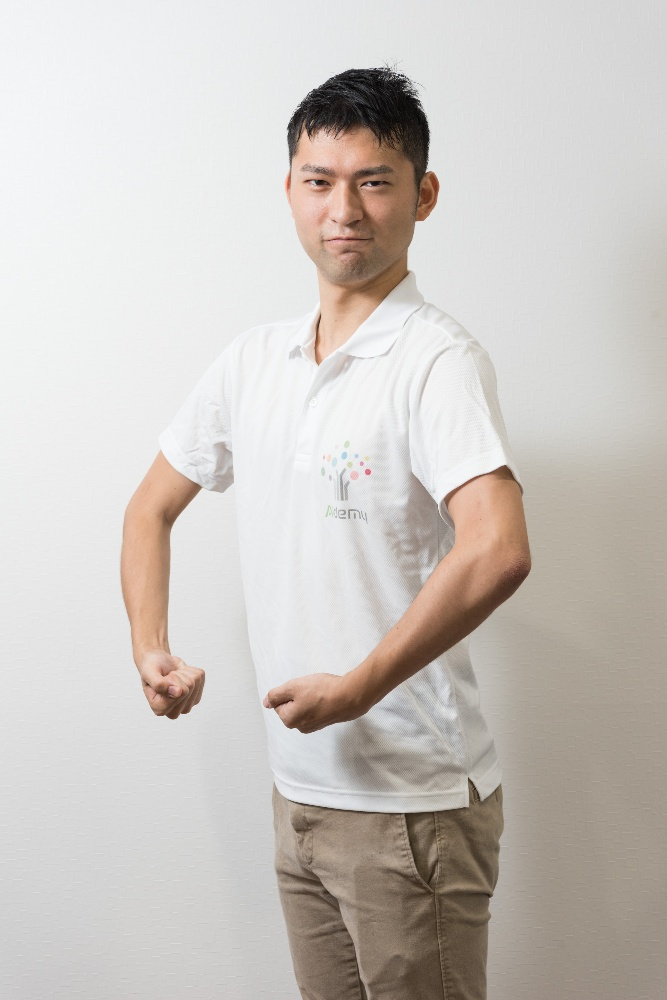
#> input picture 4050_data_cleansing/cleansing_data/sample.jpg, 667 x 1000 px
$ jupyter execute chapter3.ipynb   (shell and % lines are left out)
#> lines starting #> are read from the running program, lines starting #| are printed output that depends on the picture; after the words box and inside, x2 and y2 are one past the last pixel; in counts of white or black regions, pixels touching at a corner belong together
#  OpenCVの利用と画像データの前処理

- **[3.1 画像データの基礎](#3.1-画像データの基礎)**
    - **[3.1.1 RGBデータ](#3.1.1-RGBデータ)**
    - **[3.1.2 画像データのフォーマット](#3.1.2-画像データのフォーマット)**
    - **[3.1.3 透過データ](#3.1.3-透過データ)**
<br><br>
- **[3.2 OpenCVの基礎](#3.2-OpenCVの基礎)**
    - **[3.2.1 画像の読み込み・表示](#3.2.1-画像の読み込み・表示)**
    - **[3.2.2 画像の作成・保存](#3.2.2-画像の作成・保存)**
    - **[3.2.3 トリミングとリサイズ](#3.2.3-トリミングとリサイズ)**
    - **[3.2.4 回転・反転](#3.2.4-回転・反転)**
    - **[3.2.5 色調変換・色反転](#3.2.5-色調変換・色反転)**
<br><br>
- **[3.3 OpenCVの利用](#3.3-OpenCVの利用)**
    - **<a href = "#3.3.1-閾値処理(二値化)">3.3.1 閾値処理(二値化)</a>**
    - **[3.3.2 マスキング](#3.3.2-マスキング)**
    - **[3.3.3 ぼかし・モザイク](#3.3.3-ぼかし・モザイク)**
    - **[3.3.4 ノイズ除去](#3.3.4-ノイズ除去)**
    - **[3.3.5 膨張・収縮](#3.3.5-膨張・収縮)**
- **[3.5 添削問題](#3.5-添削問題)**

***

## <font color="Red"><重要>本講座を開始する前にこちらのコードを実行してください。</font>

[cell 1]
import matplotlib.pyplot as plt
import cv2
import numpy as np
import time
def aidemy_imshow(name, img):
    b,g,r = cv2.split(img)
    img = cv2.merge([r,g,b])
    plt.imshow(img)
    plt.show()


cv2.imshow = aidemy_imshow

## 3.1 画像データの基礎

### 3.1.1 RGBデータ

実はコンピュータ上ではたった3色の組み合わせでおおよそ全ての色を表現できます。これを「光の三原色」と言い、赤（Red）緑（Green）青（Blue）の3色です。余談になりますが、プリンターはCMYK、つまりシアン、マゼンダ、イエロー、ブラックを混ぜて色を表現する事が多いです。パソコンのディスプレイは光の発光を利用して色を表現しますが、印刷物は光の吸収を利用して色を表現するためこのような違いがでるのです。<br>
<br>
さて、コンピュータは画像を点の集まりとして扱っています。この点は**ピクセル**と呼ばれ、例えば縦が100ピクセルで横が100ピクセルの画像は100 x 100 = 10,000個のピクセルの集まりと言う事になります。各ピクセルは色の情報を保存する必要があります。例えば、カラー画像であればRGBの3色がそれぞれどのくらいの明るさ(濃さ)であるかを持つ必要があり、多くの場合0から255の範囲で色の明るさを表現しています。数字が大きいほど明るくなり、例えば、ただの赤は(255, 0, 0)と表現できます。紫色は(255, 0, 255)となります。(0, 0, 0)は黒を、(255, 255, 255)は白を表します。<br>
<br>
カラー画像は各ピクセルに3色の全ての情報を保存しなければならないので非常にサイズが大きくなります。モノクロ画像は1色分の明るさ(0から255)のみを保存すれば良いのでカラー画像に比べてデータ量は3分の1ですみます。<br>
後に扱うOpenCVで、1つのピクセルを表すための色要素の数を **チャンネル数** と呼びます。例えばRGBの画像はチャンネル数が3、モノクロ画像はチャンネル数が1です

#### 問題

- RGBデータではある色の明るさについての情報が与えられます。どの色の情報が与えられるか答えてください。

1. 赤
1. 緑
1. 青
1. 上記のすべて

#### ヒント

- RGBが何を意味しているのかを考えてみてください。

#### 解答

上記のすべて

***

### 3.1.2 画像データのフォーマット

画像にはいくつかの種類があります。代表的なものを以下に紹介します。

既に説明した通り、画像は点の集合であり、それぞれの点がRed, Green, Blueの色情報を持っているので、そのままでは非常にサイズが大きくなってしまいます。上の表の右端のBMPは無圧縮、つまり色の情報をそのまま保持します。そのため赤一色の画像（つまり緑と青の分の色情報は使っていない）であっても緑と青の色情報を保存する領域を確保するため、サイズが非常に大きくなります。
BMP以外は色情報を効率的に圧縮する工夫をしています。JPGは写真を扱う事が得意で元の写真を大きく圧縮できますが、圧縮後の写真を元の写真に戻せなくなってしまう特徴があります。（非可逆圧縮と言います）。それに対してPNGは写真の圧縮率はJPGに劣るものの、可逆圧縮であり、圧縮した画像を元のクオリティに完全に戻す事もできます。GIFは古いフォーマットなので色数や圧縮率では劣りますが、簡単なアニメーションを表現する事ができます。

#### 問題

- アニメーションの表現に適している画像フォーマットを選択してください。

1. PNG
1. JPG
1. BMP
1. GIF

#### ヒント

- 表現できる色は少ないです。

#### 解答

GIF

***

### 3.1.3 透過データ

画像の背景を透明にすることを透過といいます。透過させる方法は、ソフトを使ったり、画像の作成段階で透過させたりといろいろあります。後に紹介するOpenCVでも可能ですが、今回は扱いません。<br>
非透過PNG

<br>
<br>
透過PNG

<br>
透過処理は表示するプログラムがどのように色を扱うかにもよります。例えば、BMPは画像としては透過処理をサポートしていませんが、BMPで作られているアイコン画像は透過しているように見える時があります。これはアイコンを表示するプログラムが特定の位置の色を透過色として扱っているためです。画像として透過をサポートしているのはGIFとPNGです。

#### 問題

- 透過処理がサポートされていない画像フォーマットを選択してください。

1. JPG
1. GIF
1. PNG
1. 上記の全て

#### ヒント

- 比較的容量が小さいものです。

#### 解答

JPG

***

## 3.2 OpenCVの基礎

### 3.2.1 画像の読み込み・表示

OpenCVは、画像を扱うのに便利なライブラリです。まずは画像を読み込んで、出力してみます。
```python
# インポートです

import numpy as np
import cv2

# 画像を読み込みます

img = cv2.imread("cleansing_data/sample.jpg")

# sampleはウィンドウの名前です

cv2.imshow("sample", img)
```

#### 問題

- cleansing_dataフォルダ内の画像sample.jpgを出力してください。
- ウィンドウ名は"sample"としてください。

[cell 2]
import numpy as np
import cv2

# ここに解答を書いてください
img = cv2.imread("cleansing_data/sample.jpg")
#> img is the input picture: shape (1000, 667, 3); mean B, G, R 193.2, 198, 203.5
cv2.imshow("sample", img)

#### ヒント

- `cv2.imread("ファイル名")`で画像を読み込むことができます。
- `cv2.imshow("ウィンドウ名", 画像データ)`で画像の出力ができます。

#### 解答例

[cell 3]
import numpy as np
import cv2
import matplotlib.pyplot as plt

# OpenCVを用いて画像を読み込んでください
img = cv2.imread("cleansing_data/sample.jpg")

# 画像を出力してください
cv2.imshow("sample", img)

***

### 3.2.2 画像の作成・保存

次は自分で画像を作ってみます。cv2で画像を処理するさいはRGBの順番ではなく、BGRの順番になることに注意しましょう。 <br>
画像は `[B, G, R]` の値を指定して作ります。今回は赤色の画像を作成します。 <br>
```python
import numpy as np
import cv2

# 画像のサイズを決めます。

img_size = (512, 512)

# 画像の情報を持つ行列を作ります
# 今回は赤い画像なので、各要素が[0, 0, 255]の512 * 512の行列を作ることを考えます
# 行列が転置されることに注意しましょう
# 画像データの各要素は、0~255の値しかとりません。このことを明示するためにdtypeオプションでデータの型を定めます。

my_img = v([[ [0, 0, 255] for _ in range(img_size[1])] for _ in range(img_size[0])], dtype="uint8")
print (my_img)
# 表示

cv2.imshow("sample", my_img)

# 保存
# ファイル名はmy_img.jpg

cv2.imwrite("my_red_img.jpg", my_img)
```

「`for _ in range`」の \_ は、for文で繰り返す際に、\_ にあたる変数をfor文の中で使わない場合に使用します。1つめのforで横に512枚の画像、2つめのforでさらに縦に512枚の画像を作成する多重ループになっています。

#### 問題

- サイズが512 $\times$ 512の緑色の画像を作り、表示してください。
- 画像の出力はcv2.imshow()を用いてください。

[cell 4]
import numpy as np
import cv2

# 画像のサイズを決める

img_size = (512, 512)

# サイズが512 × 512の緑色の画像を作ってください
buffer = np.array([ [[0,255, 0] for _ in range(img_size[1])] for _ in range(img_size[0])], dtype='uint8')
print(buffer)
cv2.imshow("sample", buffer)

cv2.imwrite("my_red_img.jpg", buffer)

#### ヒント

- 各要素が`[0, 255, 0]`の、512 $\times$ 512のnp.arrayを作ってください。

#### 解答例

[cell 5]
import numpy as np
import cv2

# 画像のサイズを決める

img_size = (512, 512)

# サイズが512 × 512の緑色の画像を作ってください

img = np.array([[[0, 255, 0] for _ in range(img_size[1])] for _ in range(img_size[0])], dtype="uint8")

cv2.imshow("sample", img)

***

### 3.2.3 トリミングとリサイズ

続いて、画像をトリミングとリサイズをします。トリミングとは、画像の一部を取り出す操作のことです。リサイズとは、画像のサイズを変える(拡大、縮小)することです。

```python
import numpy as np
import cv2

img = cv2.imread("cleansing_data/sample.jpg")
size = img.shape

# 画像を表す行列の一部を取り出してくれば、それがトリミングとなります
# n等分したい時はサイズの商を取りますが、小数点切り下げをしましょう

my_img = img[: size[0] // 2, : size[1] // 3]

# 今回はもとの倍率を保ったまま幅と高さをそれぞれ2倍します。新たにサイズを指定する際、(幅、高さ)の順になることに注意してください

my_img = cv2.resize(my_img, (my_img.shape[1] * 2, my_img.shape[0] * 2))

cv2.imshow("sample", my_img)
```
***
リサイズの応用として、画像を縮小して画素数を落としてから元のサイズに戻すことで画像にモザイクをかけることができます。

#### 問題

- sample.jpgの幅、高さをそれぞれ1/3にリサイズしてください。

[cell 6]
import numpy as np
import cv2

img = cv2.imread("cleansing_data/sample.jpg")

# ここに解答を書いてください
my_img = cv2.resize(img, (img.shape[1] // 3, img.shape[0] // 3))


cv2.imshow("sample", my_img)

#### ヒント

- `cv2.resize()` を使ってください。

#### 解答例

[cell 7]
import numpy as np
import cv2

img = cv2.imread("cleansing_data/sample.jpg")

# ここに解答を書いてください

my_img = cv2.resize(img, (img.shape[1] // 3, img.shape[0] // 3))

cv2.imshow("sample", my_img)

***

### 3.2.4 回転・反転

回転するときは`cv2.warpAffine()`を使います。この関数ではアフィン変換という変換を行っています。その際に必要となる行列は`cv2.getRotationMatrix2D`で入手することができます。<br>
また、反転はcv2.flip(画像, 対象とする軸)を用いることで可能です。
```python
import numpy as np
import cv2

img = cv2.imread("cleansing_data/sample.jpg")

# warpAffine()を用いるのに必要な行列をつくります
# 第一引数が回転の中心(今回は画像の中心)です
# 第二引数は回転角度(今回は180度)です
# 第三引数は倍率(今回は2倍に拡大)です

mat = cv2.getRotationMatrix2D(tuple(np.array([img.shape[1], img.shape[0]]) / 2), 180, 2.0)

# アフィン変換をします
# 第一引数が変換したい画像です
# 第二引数が上で生成した行列(mat)です
# 第三引数がサイズです

my_img = cv2.warpAffine(img, mat, img.shape[:2])

cv2.imshow("sample", my_img)
```

#### 問題

- `cv2.flip()`をもちいて画像をx軸中心に反転させてください。

[cell 8]
import numpy as np
import cv2

img = cv2.imread("cleansing_data/sample.jpg")

# ここに解答を書いてください
my_img = cv2.flip(img, 0)
#> my_img: shape (1000, 667, 3)

cv2.imshow("sample", my_img)

#### ヒント

- `cv2.flip()`は引数が0のときx軸中心に、正のときy軸中心に、負のとき両方の軸を中心に反転します。

#### 解答例

[cell 9]
import numpy as np
import cv2

img = cv2.imread("cleansing_data/sample.jpg")

# ここに解答を書いてください

my_img = cv2.flip(img, 0) # ０X軸で回転。1Y軸で回転。-1; XY両方の軸で回転。

cv2.imshow("sample", my_img)

***

### 3.2.5 色調変換・色反転

画像はRGBで構成されていると説明しました。このRGBを別のものにします。今回はLab色空間というものに変換します。Lab色空間は、人間の視覚に近似するよう設計されている点で優れています。
```python
import numpy as np
import cv2

img = cv2.imread("cleansing_data/sample.jpg")

# 色空間の変換

my_img = cv2.cvtColor(img, cv2.COLOR_RGB2LAB)

cv2.imshow("sample", my_img)
```

`cv2.cvtColor` の第二引数をCOLOR_RGB2GRAYにすることで、モノクロ画像に変換することもできます。
***
また、画像の色を反転させることをネガポジ反転といいます。opencvでネガポジ反転を行う際は
```python
img = cv2.bitwise_not(img)
```
とします。`cv2.bitwise` 関数は8bitで表現されている各画素のビットを操作することが出来ます。`not` は各ビットを反転させます。

#### 問題

- sample.jpgの色を反転してください。
- bitwise_notの仕組みを理解するために、for文を用いて自力でbitwise_notと同じ処理を実装してみましょう。

[cell 10]
import numpy as np
import cv2

img = cv2.imread("cleansing_data/sample.jpg")

# ここに解答を書いてください


cv2.imshow("sample", img)

#### ヒント

- RGBの値は0~255で構成されているので、ある値xを255-xに置き換えることで変換できます。
- OpenCVで読み込まれた画像データは3次元のnumpy配列となっており、
```python
img[i][j][k]=x
```
のようにすると、(i, j)座標の、kが指定するRGBいずれかの値をxに書き換えることができます。
- for文と、`len(img[i])`のように長さを取得する`len`関数を利用してそれぞれの画素に順番にアクセスし、それぞれの画素値を指定しましょう。

#### 解答例

[cell 11]
import numpy as np
import cv2

img = cv2.imread("cleansing_data/sample.jpg")

# ここに解答を書いてください

for i in range(len(img)):
    for j in range(len(img[i])):
        for k in range(len(img[i][j])):
            img[i][j][k] = 255 - img[i][j][k]
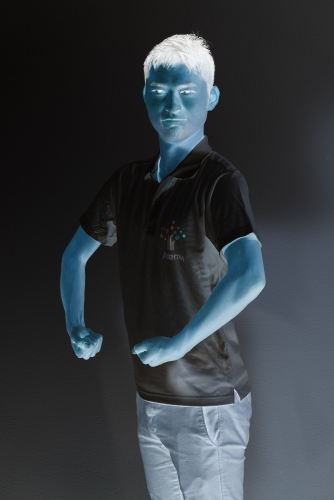
#> img: shape (1000, 667, 3) (shown at 1/2 size); mean B, G, R 61.8, 57, 51.5

cv2.imshow("sample", img)

***

## 3.3 openCVの利用

### 3.3.1 閾値処理(二値化)

画像の容量を小さくするために、一定以上明るいもの、あるいは一定以上暗いものを全て同じ値にしてしまうことを閾値（しきいち）処理といいます。`cv2.threshold()`を使うことで実現可能です。
引数を用いることで様々な閾値処理を行うことが出来ます。
```python
import numpy as np
import cv2

img = cv2.imread("cleansing_data/sample.jpg")

# 第一引数が処理する画像です
# 第二引数が閾値です
# 第三引数が最大値(maxvalueとする)です
# 第四引数はTHRESH_BINARY, THRESH_BINARY_INV, THRESH_TOZERO, THRESH_TRUNC, THRESH_TOZERO_INVのいずれかとなります。解説は以下の通りです

#THRESH_BINARY　  ：  閾値を超えるピクセルは maxValue に，それ以外のピクセルは 0 になります
#THRESH_BINARY_INV：　閾値を超えるピクセルは 0 に，それ以外のピクセルは maxValue になります
#THRESH_TRUNC　   ：　閾値を超えるピクセルは 閾値 に，それ以外のピクセルは変更されません
#THRESH_TOZERO　  ：　閾値を超えるピクセルは変更されず，それ以外のピクセルは 0 になります
#THRESH_TOZERO_INV：　閾値を超えるピクセルは 0 に，それ以外のピクセルは変更されません

# 今回は閾値を75,最大値を255(今回は使用されない)にして、THRESH_TOZEROを使う
# 閾値も返されるのでretvalで受け取ります

retval, my_img = cv2.threshold(img, 75, 255, cv2.THRESH_TOZERO)

cv2.imshow("sample", my_img)
```

#### 問題

- 閾値を100にし、それ以下を0, それ以上を255にしてください。

[cell 12]
import numpy as np
import cv2

img = cv2.imread("cleansing_data/sample.jpg")

# ここに解答を書いてください
result, img2 = cv2.threshold(img, 100, 255, cv2.THRESH_BINARY)

cv2.imshow("sample", img2)
#> in aidemy_imshow (call 11), `b,g,r = cv2.split(img)`:
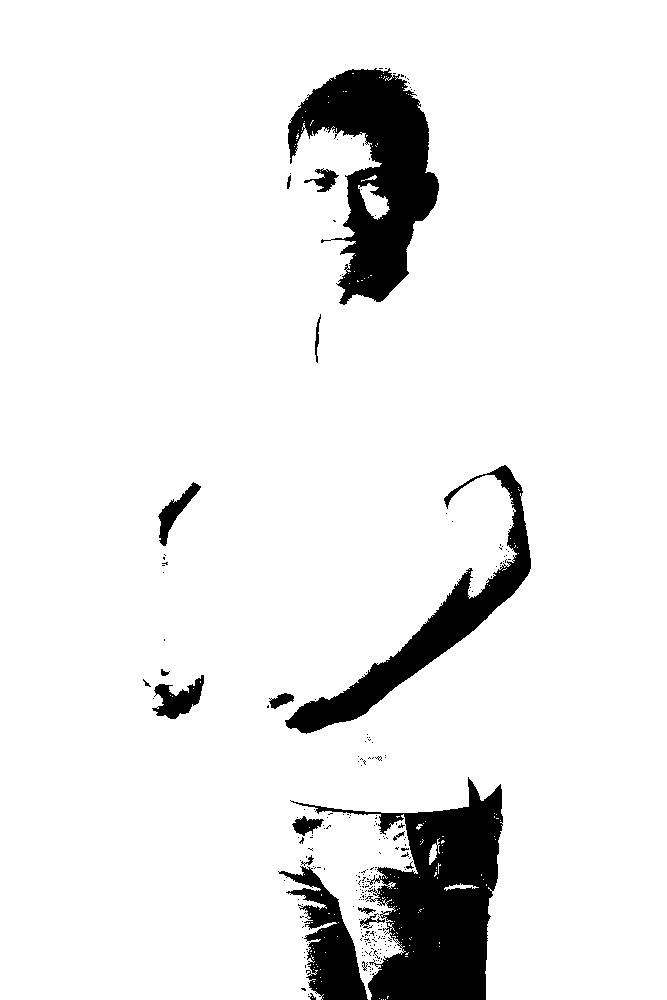
#> b: shape (1000, 667); 91.5% white; 250 black regions (230 under 20 px), largest, box (x1, y1, x2, y2) and area: (290, 777, 503, 1000) 19959, (288, 68, 439, 305) 17283, (285, 465, 531, 734) 10262

#### ヒント

- `THRESH_BINARY` を用います。
- `THRESH_BINARY`を用いると閾値より大きい値はmaxvalueに、そうでないものは0になります。

#### 解答

[cell 13]
import numpy as np
import cv2

img = cv2.imread("cleansing_data/sample.jpg")

# ここに解答を書いてください

retval, my_img = cv2.threshold(img, 100, 255, cv2.THRESH_BINARY)

cv2.imshow("sample", my_img)

***

### 3.3.2 マスキング

画像の一部分のみをとりだします。白黒で、チャンネル数が1の画像を用意します。これをマスク用の画像と呼ぶことにします。ある画像の、マスク用画像の白い部分と同じ部分だけ抽出することができます。
```python
import numpy as np
import cv2

img = cv2.imread("cleansing_data/sample.jpg")

# 第二引数に0を指定すると、チャンネル数が1の画像に変換して読み込みます

mask = cv2.imread("cleansing_data/mask.png", 0)

# 元の画像と同じサイズにします

mask = cv2.resize(mask, (img.shape[1], img.shape[0]))

# 第三引数でマスク用の画像を選びます

my_img = cv2.bitwise_and(img, img, mask = mask)

cv2.imshow("sample", my_img)
```
***
今回使うマスク画像は以下のようなものです。

#### 問題

- sample.jpgの、mask.pngの黒い部分だけ取り出すようにしてください 。

[cell 14]
import numpy as np
import cv2

img = cv2.imread("cleansing_data/sample.jpg")
print(img.shape[1])
#| 667
print(img.shape[0])
#| 1000

mask = cv2.imread("cleansing_data/mask.png", 0)
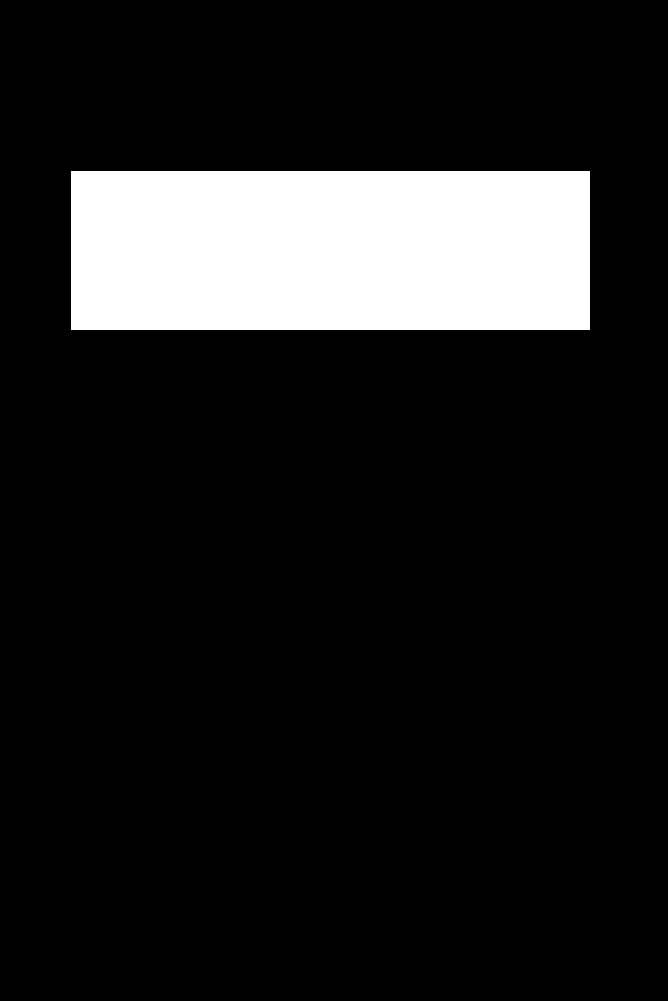
#> input picture 4050_data_cleansing/cleansing_data/mask.png, 668 x 1001 px
# maskサイズ(height=329-171=158, width=589 - 71=518)
print(mask[171][71])
#| 255
print(mask[329][589])
#| 255

mask = cv2.resize(mask, (img.shape[1], img.shape[0]))
#> mask: shape (1000, 667)

# ここに解答を書いてください
# bitwize_andでマスク画像と元画像の画素ごとの論理積（AND）＝マスク画像で黒い部分は何も見えなくなる
my_img = cv2.bitwise_and(img, img, mask=mask)

cv2.imshow("sample", my_img)

#### ヒント

- `cv2.threshold()`で画像を反転してください。
- `bitwise_and` を用いてマスク処理をしてください。

#### 解答例

[cell 15]
import numpy as np
import cv2

img = cv2.imread("cleansing_data/sample.jpg")

mask = cv2.imread("cleansing_data/mask.png", 0)

mask = cv2.resize(mask, (img.shape[1], img.shape[0]))

# ここに解答を書いてください

retval, mask = cv2.threshold(mask, 0, 255, cv2.THRESH_BINARY_INV)

my_img = cv2.bitwise_and(img, img, mask = mask)

cv2.imshow("sample", my_img)
#> in aidemy_imshow (call 14), `b,g,r = cv2.split(img)`:
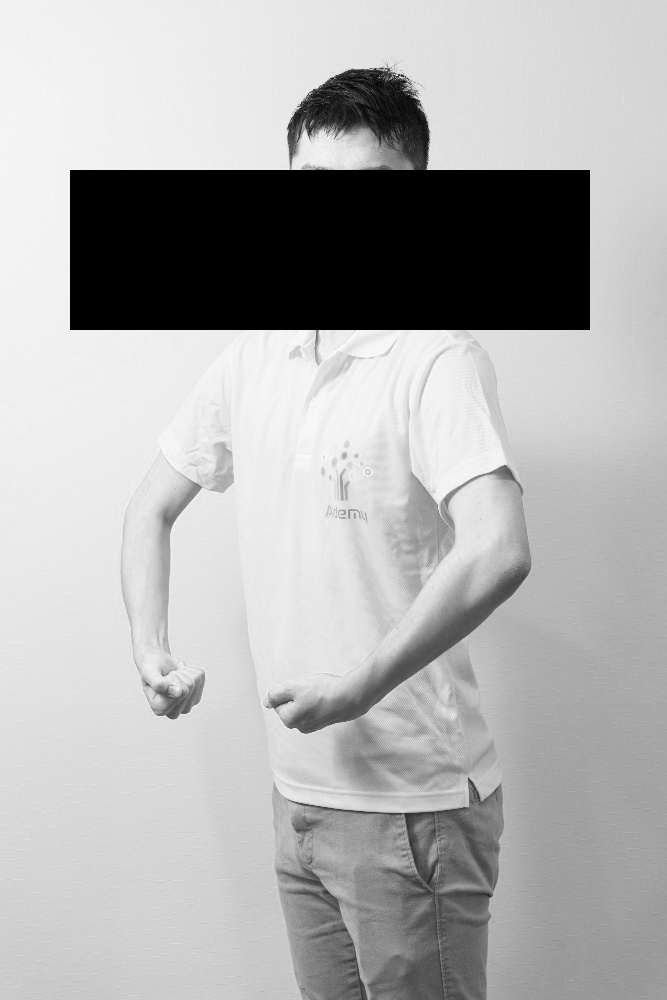
#> r: shape (1000, 667); min 0, max 255, mean 176.2

***

### 3.3.3 ぼかし

画像をぼかすために、あるピクセルの周りのn✕n個のピクセルとの平均を取ります。ぼかしの関数は `GaussianBlur` を用います。
```python
import numpy as np
import cv2

img = cv2.imread("cleansing_data/sample.jpg")

# 第一引数は元の画像です
# 第二引数はn✕nのnの値を指定します(nは奇数)
# 第三引数はx軸方向の偏差(通常は0でよい)です

my_img = cv2.GaussianBlur(img, (5, 5), 0)

cv2.imshow("sample", my_img)
```

#### 問題

- 画像にぼかしを施してください。

[cell 16]
import numpy as np
import cv2

img = cv2.imread("cleansing_data/sample.jpg")

# ここに解答を書いてください
img =  cv2.GaussianBlur(img, (5,5), 0)

#print("ぼかし")
# cv2.imshow("sample", my_img)
print("もと")
cv2.imshow("hoge", img)

#### ヒント

- `GaussianBlur` を用いましょう。

#### 解答例

[cell 17]
import numpy as np
import cv2

img = cv2.imread("cleansing_data/sample.jpg")

# ここに解答を書いてください

my_img = cv2.GaussianBlur(img, (21, 21), 0)

cv2.imshow("sample", my_img)
